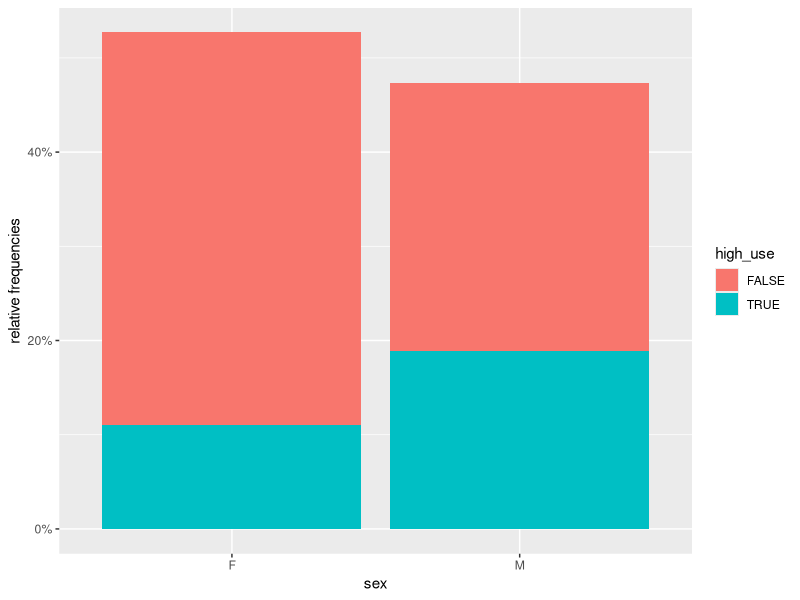
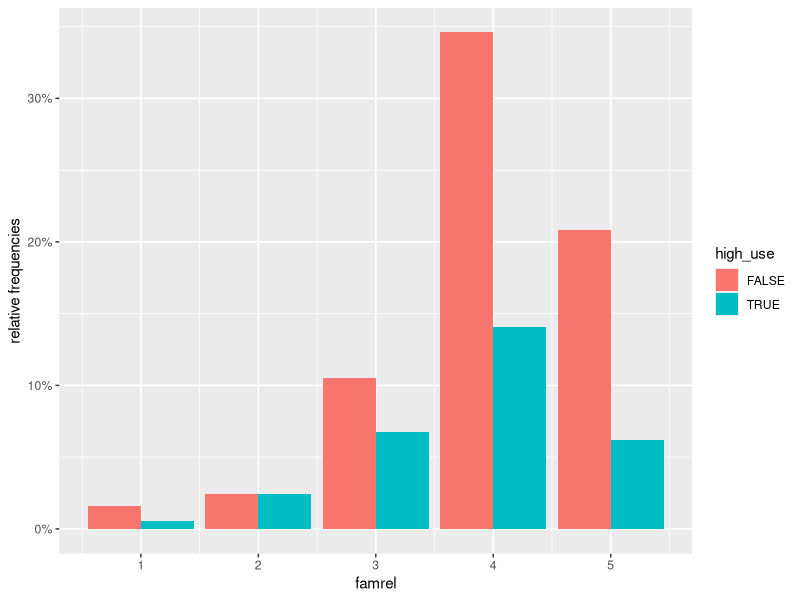
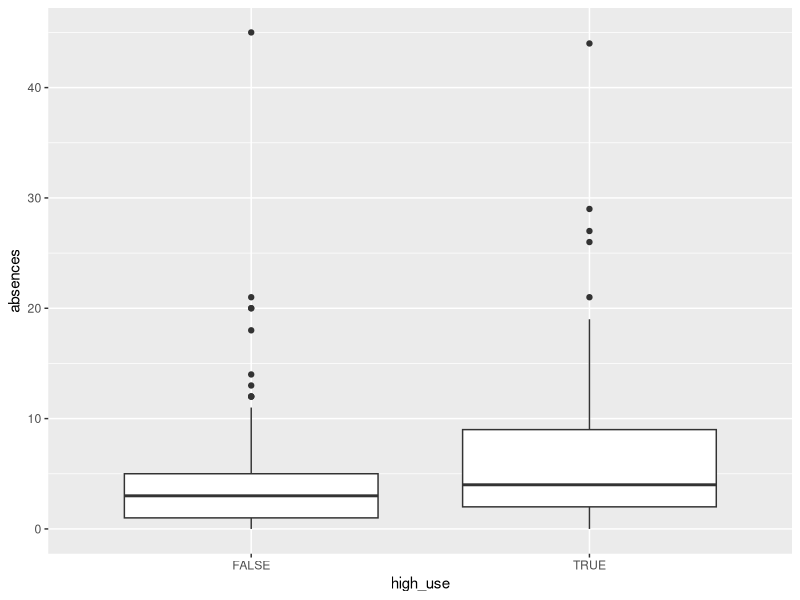
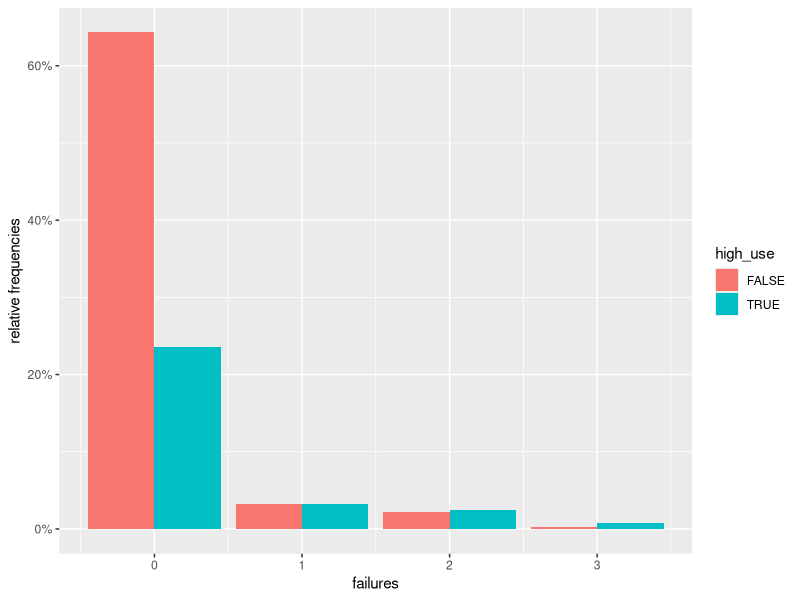
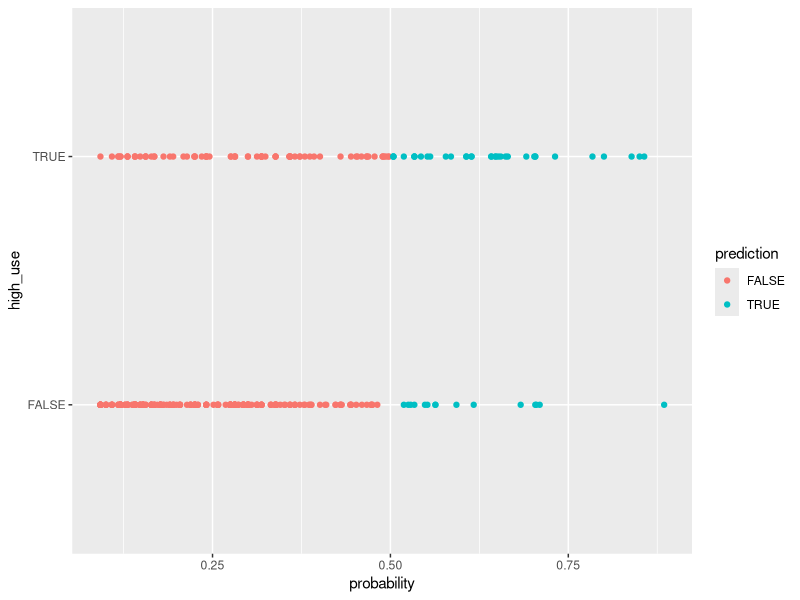

These charts were generated, in order, by the following R code:
## ---- chunk 1
# Required libraries
library(ggplot2)
library(dplyr)
library(boot)
## ---- chunk 2
setwd("D:/Helsinki/Courses/OpenDataScience/IODS-project/")
data3 <- read.csv("data/Alcdata.csv",header = TRUE)

# Dimension of data: rows and columns respectively.
dim(data3)

# Stucture of data
str(data3)

## ---- chunk 3
table(data3$sex, data3$high_use)
ggplot(data3, aes(x=sex, fill=high_use))+ geom_bar(aes(y = (..count..)/sum(..count..)))+ 
          scale_y_continuous(labels=scales::percent) +
  ylab("relative frequencies")

## ---- chunk 4
table(data3$famrel, data3$high_use)
ggplot(data3, aes(x=famrel, fill=high_use))+ geom_bar(aes(y = (..count..)/sum(..count..)), position=position_dodge())+ 
          scale_y_continuous(labels=scales::percent) +
  ylab("relative frequencies")

## ---- chunk 5
table(data3$absences , data3$high_use)
ggplot(data3, aes(x=high_use , y=absences))+ geom_boxplot()

## ---- chunk 6
table(data3$failures , data3$high_use)
ggplot(data3, aes(x=failures , fill=high_use))+ geom_bar(aes(y = (..count..)/sum(..count..)),position=position_dodge())+ 
          scale_y_continuous(labels=scales::percent) +
  ylab("relative frequencies")

## ---- chunk 7

my_model1 <- glm(high_use ~ sex +  famrel + absences + failures, data= data3, family =binomial(link = "logit"))

summary(my_model1)

exp( coef(my_model1) )

exp( confint(my_model1) )
## ---- chunk 8

# predict() the probability of high_use
probabilities <- predict(my_model1, type = "response")

# add the predicted probabilities to 'alc'
alc <- mutate(data3, probability = probabilities)

# use the probabilities to make a prediction of high_use
alc <- mutate(alc, prediction = probability > 0.5)

# see the last ten original classes, predicted probabilities, and class predictions
select(alc, famrel, failures, absences, sex, high_use, probability, prediction) %>% tail(10)

# tabulate the target variable versus the predictions
table(high_use = alc$high_use, prediction = alc$prediction)


# initialize a plot of 'high_use' versus 'probability' in 'alc'
g <- ggplot(alc, aes(x = probability, y = high_use, col = prediction))

# define the geom as points and draw the plot
g + geom_point()

# tabulate the target variable versus the predictions
table(high_use = alc$high_use, prediction = alc$prediction) %>% prop.table %>% addmargins

# the logistic regression model m and dataset alc with predictions are available

# define a loss function (average prediction error)
loss_func <- function(class, prob) {
  n_wrong <- abs(class - prob) > 0.5
  mean(n_wrong)
}

# call loss_func to compute the average number of wrong predictions in the (training) data
loss_func(class = alc$high_use, prob = alc$probability)
## ---- chunk 9

# K-fold cross-validation

cv <- cv.glm(data = alc, cost = loss_func, glmfit = my_model1, K = 10)

# average number of wrong predictions in the cross validation
cv$delta[1]


## ---- chunk 10

myForm <- as.formula(high_use ~sex + age+famsize+Pstatus+Medu+Fedu+Mjob+Fjob+reason+guardian+traveltime+studytime+schoolsup+famsup+activities+nursery+higher+        internet+romantic+famrel+freetime+goout+health+failures+paid+absences+G3)

#sofNoMis <- sof[which(complete.cases(sof[,all.vars(myForm)])),]

FulMod2 <- glm(myForm,family=binomial(link="logit"),data=data3)

#step(FulMod2,direction="backward",trace=1)


